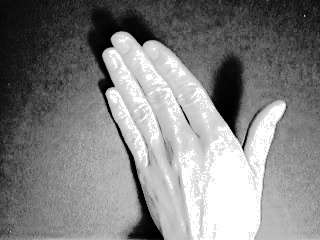
#> input picture sy1/redataset/reclass1/11.jpg, 320 x 240 px, given as the content of the folder MDSD_subset_plus, which was not available
$ python jjy_project_1.py
#> lines starting #> are read from the running program, lines starting #| are printed output that depends on the picture
import os
import cv2
import numpy as np
from matplotlib import pyplot as plt
from sklearn.discriminant_analysis import LinearDiscriminantAnalysis
from sklearn.metrics import accuracy_score, confusion_matrix, classification_report
from sklearn.model_selection import train_test_split
from sklearn.svm import SVC


# [66 lines left out: function visible_HSV, not called in this run]


def RGB2HSV(input_folder, output_folders, size=None):
    # 加入输出算子
#> called with input_folder = 'MDSD_subset_plus', size = (320, 256)
    output_folders = [os.path.join("redataset_2", folder) for folder
                      in output_folders]
    # 创建输出文件夹（如果不存在）
    for folder in output_folders:
        os.makedirs(folder, exist_ok=True)

    # 循环处理每个子文件夹中的图像
    for i, (i_folder, o_folder) in enumerate(zip(os.listdir(input_folder), output_folders), start=1):
        input_subfolder = os.path.join(input_folder, i_folder)
        output_subfolder = o_folder

        # 遍历子文件夹中的所有图像文件
        for j, filename in enumerate(os.listdir(input_subfolder)):
            if filename.endswith(".jpg") or filename.endswith(".png"):  # 可根据实际情况修改文件扩展名
                # 读取图像
                image_path = os.path.join(input_subfolder, filename)
                image = cv2.imread(image_path)
#> image is the input picture: shape (240, 320, 3); min 0, max 255, mean 129.8

                # 转换为HSV色彩空间
                hsv_image = cv2.cvtColor(image, cv2.COLOR_BGR2HSV)
#> hsv_image: shape (240, 320, 3); mean H, S, V 0, 0, 129.8
                if size:
                    hsv_image = cv2.resize(hsv_image, size)
#> hsv_image: shape (256, 320, 3); mean H, S, V 0, 0, 129.7
                # 提取亮度（灰度）通道
                brightness_channel = hsv_image[:, :, 2]
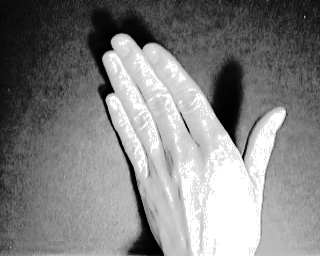
#> brightness_channel: shape (256, 320); min 0, max 255, mean 129.7
                # 进行直方图均衡化
                equalized_image = cv2.equalizeHist(brightness_channel)

                # 构建输出文件路径
                output_path = os.path.join(output_subfolder, filename)
                # 保存亮度图像
                print(output_path)
                cv2.imwrite(output_path, equalized_image)

                # if i == 1 and j == 0:
                #     visible_HSV(image, brightness_channel, equalized_image, hsv_image)

    print("处理完成！")


# [23 lines left out: function visible_feature, not called in this run]


def LDAPlusSVM(input_path, size=None):
#> called with input_path = 'MDSD_subset_plus', size = (320, 256)
    data = []
    labels = []
    for cls, folder_name in enumerate(os.listdir(input_path)):
        folder_path = os.path.join(input_path, folder_name)
        for filename in os.listdir(folder_path):
            image_path = os.path.join(folder_path, filename)
            image = cv2.imread(image_path, cv2.IMREAD_GRAYSCALE)
#> image: shape (240, 320); min 0, max 255, mean 129.8
            if size:
                image = cv2.resize(image, size)
            image_vector = image.flatten()
            data.append(image_vector)
            labels.append(cls)

    X = np.array(data)
    y = np.array(labels)

    # 拆分数据集为训练集和测试集
#> (the run stopped early here; a loop or call above may not have finished)

$ run again, on sy1/redataset/reclass1/21.jpg
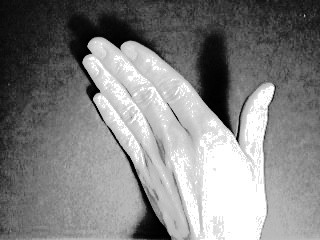
#> input picture sy1/redataset/reclass1/21.jpg, 320 x 240 px, given as the content of the folder MDSD_subset_plus, which was not available
#> in RGB2HSV, image is the input picture: shape (240, 320, 3); min 0, max 255, mean 129.8
#> in RGB2HSV, `brightness_channel = hsv_image[:, :, 2]`:
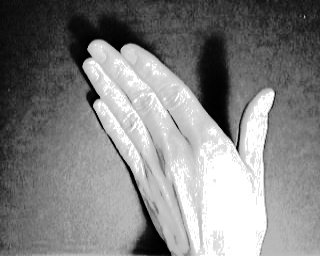
#> brightness_channel: shape (256, 320); min 0, max 255, mean 129.7
#> image: shape (240, 320)
